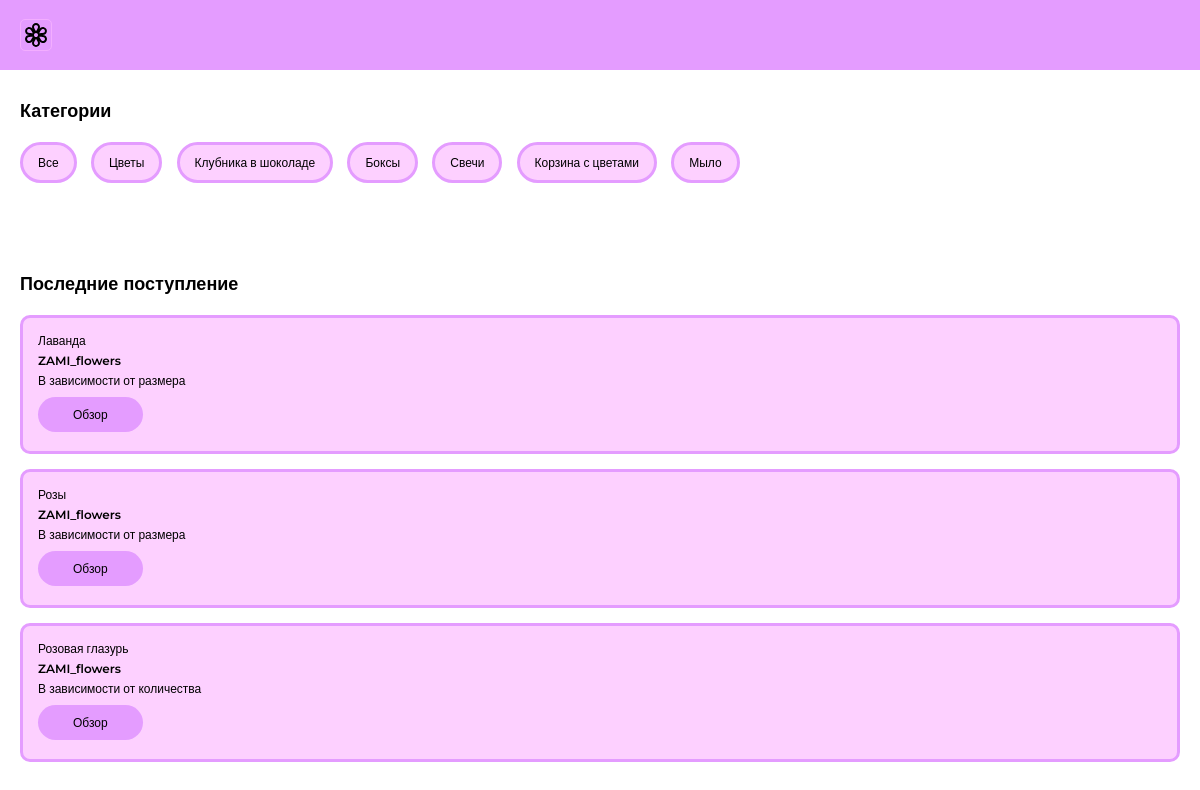
The page / on the database its author committed.
### ZAMI_app/models.py (models this page shows, shortened)
class Category(models.Model):
    name = models.CharField("Название категории", max_length=255)
    slug = models.SlugField(unique=True, editable=False, blank=True)
    class Meta:
        verbose_name = "Категория"
        verbose_name_plural = "Категории"

class Flowers(models.Model):
    title = models.CharField("Цветы", max_length=255)
    category = models.ForeignKey(Category, on_delete=models.CASCADE, verbose_name="Выберите категории")
    company = models.CharField("ZAMI_flowers", max_length=100)
    price = models.CharField("Цена", max_length=80, default="без опыта")
    description = models.TextField("Описание")
    image = models.CharField("URL-фото", max_length=500)
    address = models.CharField("Адрес", max_length=100)
    phone = models.CharField("Телефон", max_length=14)
    email = models.CharField("E-mail", max_length=100)
    created_ad = models.DateTimeField("Дата и время публикации", default=datetime.now)
    class Meta:
        verbose_name = "Цветы"
        verbose_name_plural = "Цветы"

### ZAMI_app/views.py (the view)
# urls.py: path('', views.home_page, name='home_page'),
def home_page(request):
    categories = Category.objects.all()
    flowers = Flowers.objects.all()[:3]
    context = {
        'categories': categories,
        'flowers': flowers
    }
    return render(request, "./home.html", context)

### ZAMI_app/templates/home.html (shortened to what this page needs)
{% extends 'base.html' %}
{% block content %}
<section class="categories">
    <div class="container">
        <h2 class="title">Категории</h2>
        <div class="categories-list">
            <a href="{% url 'flowers_page' %}" class="category-item">Все</a>
            {% for category in categories %}
            <a href="{% url 'flowers_by_category_page' slug=category.slug %}" class="category-item">{{ category.name }}</a>
            {% endfor %}
        </div>
    </div>
</section>
<section class="flowers">
    <div class="container">
        <h2 class="title">Последние поступление</h2>
        <div class="flowers-list">
            {% for flowers in flowers %}
            <div class="flowers-card">
                <h3 class="flowers-card__title">{{ flowers.title }}</h3>
                <h3 class="flowers-card__company">{{ flowers.company }}</h3>
                <h3 class="flowers-card__title">{{ flowers.price }}</h3>
                <a href="{% url 'flowers_detail_page' pk=flowers.pk %}" class="dark-button">Обзор</a>
            </div>
            {% endfor %}
        </div>
    </div>
</section>
{% endblock %}

### ZAMI_app/templates/base.html (shortened to what this page needs)
{% load static %}
<!DOCTYPE html>
<html lang="en">
<head>
    <link rel="stylesheet" href="{% static './css/stile.css' %}">
</head>
<body>
    <header class="header">
        <div class="container">
            <button class="menu-button" onclick="menu()">
                <img src="{% static './css/images/flower.svg' %}" alt="Menu">
            </button>
        </div>
    </header>
    <main>
        {% block content %}
        {% endblock %}
    </main>
</body>
</html>

### ZAMI_app/static/css/stile.css (style rules this page uses)
* { padding: 0; margin: 0; box-sizing: border-box; font-family: "Montserrat", sans-serif; }
:root { --light: #E49CFF; --secondary: #FDD0FF; --success: #D26AFE; --dark: #000000; }
.container { margin-left: 20px; margin-right: 20px; }
.title { font-size: 18px; font-weight: 700; color: var(--dark); }
.header { padding: 18px 0; background-color: var(--light); }
.menu-button { background-color: transparent; cursor: pointer; border: 1px solid var(--light); border-radius: 5px; width: 32px; display: flex; align-items: center; justify-content: center; }
.categories, .flowers, .flowers-detail, .auth { padding: 30px 0; }
.categories-list, .flowers-list { margin: 20px 0; }
.category-item { border: 3px solid var(--light); font-size: 12px; display: inline-block; margin-right: 10px; margin-bottom: 10px; text-decoration: none; color: var(--dark); background-color: var(--secondary); border-radius: 30px; padding: 10px 15px; transition: 0.3s ease-in-out; }
.flowers-card { border: 3px solid var(--light); background-color: var(--secondary); padding: 15px; border-radius: 10px; margin-bottom: 15px; }
.flowers-card__title, .flowers-card__company { color: var(--dark); font-size: 12px; margin-bottom: 5px; }
.flowers-card__title { font-weight: 400; }
.flowers-card__company { font-weight: 600; }
.dark-button, .button-success { cursor: pointer; font-size: 12px; text-decoration: none; display: inline-block; margin: 4px 0; background-color: var(--light); color: var(--dark); padding: 10px 35px; border-radius: 30px; border: none; }

### rows shown on the page
Category: name "Цветы"
Category: name "Клубника в шоколаде"
Category: name "Боксы"
Category: name "Свечи"
Category: name "Корзина с цветами"
Category: name "Мыло"
Flowers: title "Лаванда", company "ZAMI_flowers", price "В зависимости от размера"
Flowers: title "Розы", company "ZAMI_flowers", price "В зависимости от размера"
Flowers: title "Розовая глазурь", company "ZAMI_flowers", price "В зависимости от количества"
